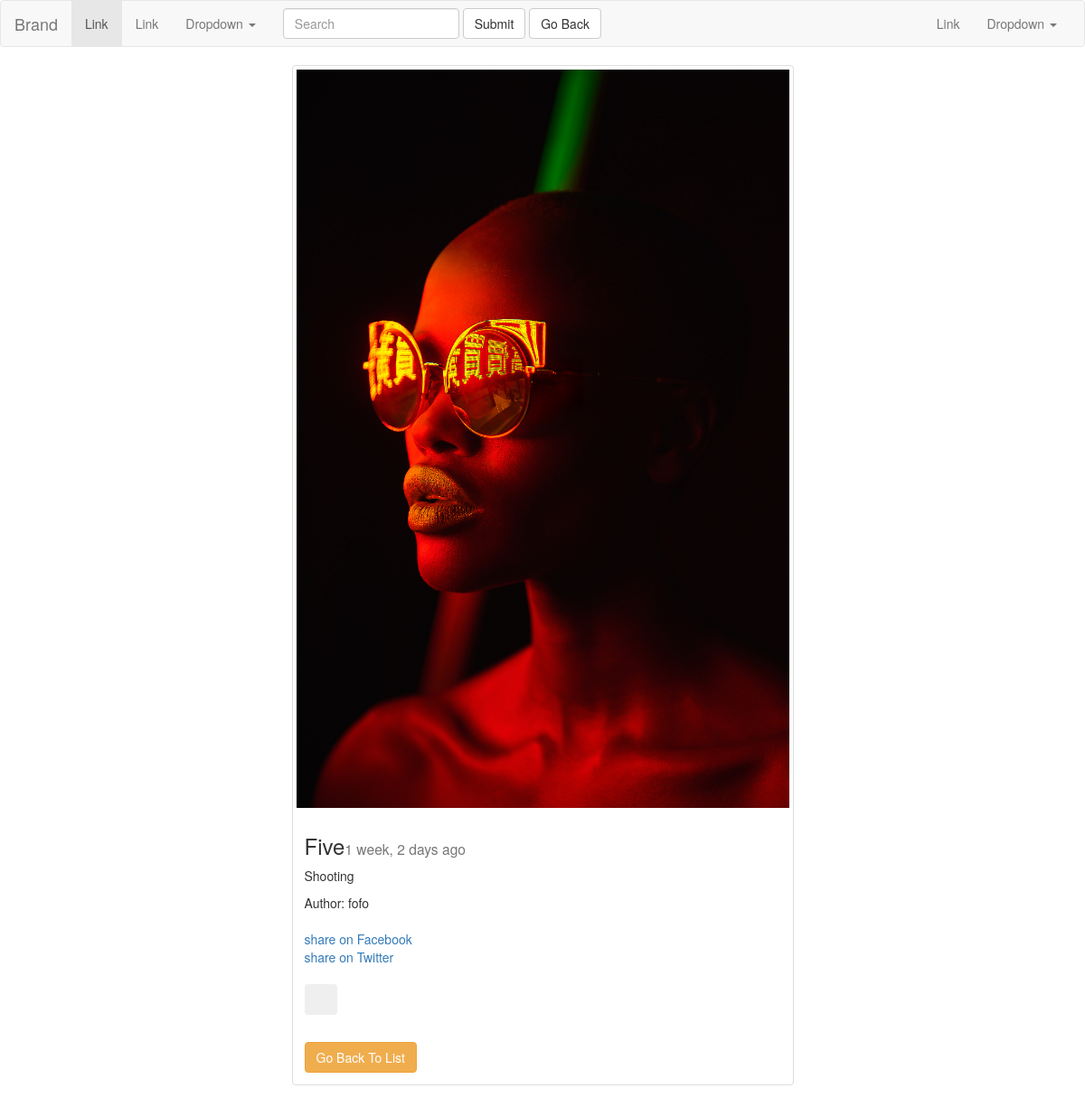
/posts/detail/five/ (signed in), run on the app's committed database.
### posts/models.py (models this page shows, shortened)
class Post(models.Model):
    author = models.ForeignKey(User,default=1)
    title = models.CharField(max_length=50)
    image = models.ImageField(null=True , blank=True,upload_to="Django_images")
    content = models.TextField()
    draft = models.BooleanField(default=False)
    publish = models.DateField(auto_now=True)
    updated = models.DateTimeField(auto_now=True)
    timestamp = models.DateTimeField(auto_now_add=True)
    slug = models.SlugField(unique=True , null=True)
    class Meta:
        ordering =['-timestamp' ,'-updated']

### posts/views.py (the view)
# urls.py: url(r'^detail/(?P<slug>[-\w]+)/$', views.post_detail, name = "detail"),
def post_detail(request ,slug):
	obj=get_object_or_404(Post, slug=slug)
	date =timezone.now().date()
	if obj.publish > date or obj.draft:
		if not request.user.is_staff or request.user.is_superuser:
			raise Http404
	if request.user.is_authenticated():
		if Like.objects.filter(post=obj,user=request.user).exists():
			like=True
		else :
			like = False
	post_like_count = obj.like_set.all().count()
	user_like_count = request.user.like_set.all().count()
	context ={
	"object":obj,
	}
	return render(request,'post_detail.html',context)

### posts/templatetags/urlify.py (called while the page is built)
@register.filter
def urlify(value):
	return quote(value)

### posts/templates/post_detail.html (shortened to what this page needs)
{% extends "base.html" %}
{% load urlify %}
{% block content %}
    <div class="row">
        <div class="col-sm-6 col-sm-offset-3">
            <div class="thumbnail">
            {% if object.image %}
            <img src="{{object.image.url}}" class="img-responsive">
            {% endif %}
                <div class="caption">
                    <h3>{{object.title}}<small>{{object.publish|timesince}} ago </small></h3>
                    <p>{{object.content|linebreaks}}</p>
                    Author: {{object.author.username}}
                    <p>
                    <br>
             <a href="https://www.facebook.com/sharer/sharer.php?u={{request.build_absolute_uri}}">
                share on Facebook</a>
                <br>
                <a href="https://twitter.com/home?status={{instance.content|urlify|truncatechars:50}}%20{{request.build_absolute_uri}}">
                    share on Twitter
                    </a>
                <br>
                <br>
                <button class="btn" onclick="ajax_like()">
                <span id ="heart "class="glyphicon glyphicon-heart {% if liked %}text-danger{% endif %}"aria-hidden="true"></span>
                </button>
<div class="fb-likev col-sm-8 col-sm-offset-2 "data-href="{{request.build_absolute_uri}}" data-layout="button_count" data-action="like" data-size="small" data-show-faces="false" data-share="true"></div>
            <br>
            <a href="{% url 'posts:list' %}" class = "btn btn-warning">Go Back To List</a>
                </div>
            </div>
        </div>
{% endblock content %}

### data on the page
Post: image (picture), title "Five", publish "1 week, 2 days", content "Shooting", author.username "fofo"
